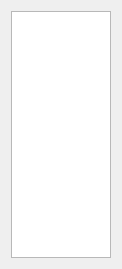
<?xml version="1.0" encoding="UTF-8"?>
<ui version="4.0">
 <class>Cregshd61700Widget</class>
 <widget class="QWidget" name="Cregshd61700Widget">
  <property name="geometry">
   <rect>
    <x>0</x>
    <y>0</y>
    <width>118</width>
    <height>269</height>
   </rect>
  </property>
  <property name="windowTitle">
   <string>Form</string>
  </property>
  <layout class="QVBoxLayout" name="verticalLayout">
   <item>
    <widget class="QTextEdit" name="regsTextEdit">
     <property name="minimumSize">
      <size>
       <width>100</width>
       <height>0</height>
      </size>
     </property>
    </widget>
   </item>
  </layout>
 </widget>
 <resources/>
 <connections/>
</ui>
